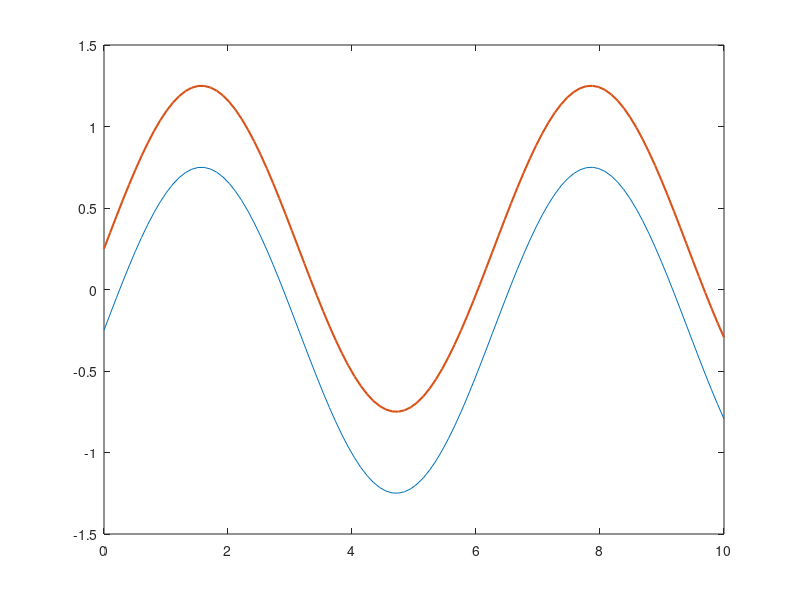

Source code (MATLAB): (Note: this script raises an error after producing the figure.)
%% paint color between curve
% Author: wendian

clc; clear; close all;
x = linspace(0, 10, 100);
y1 = sin(x);
y2 = cos(x);
y1 = sin(x)-0.25;
y2 = sin(x)+0.25;

plot(x, y1, x, y2, 'LineWidth', 1.5)
hold on
% method 1
area = fill([x fliplr(x)],[y1 fliplr(y2)],[0.93333, 0.83529, 0.82353],...
    'edgealpha', '0', 'facealpha', '.5'); 
% method 2
% patch([x fliplr(x)],[y1 fliplr(y2)], [0.93333, 0.83529, 0.82353],...
%     'edgealpha', '0', 'facealpha', '.5')

legend({'y1', 'y2', 'area'})
legend('boxoff', 'Location', 'best')

% setting
xlabel('x');
ylabel('y');
set(gca...
    , 'box', 'on','fontname','Times New Roman','fontsize', 16,'linewidth', 1,...
    'xcolor', 'k', 'ycolor', 'k');
set(gca, 'ylim', [-1.5 1.5]);

% save
print(gcf, '-djpeg', '-r300', 'fill_area2'); 
